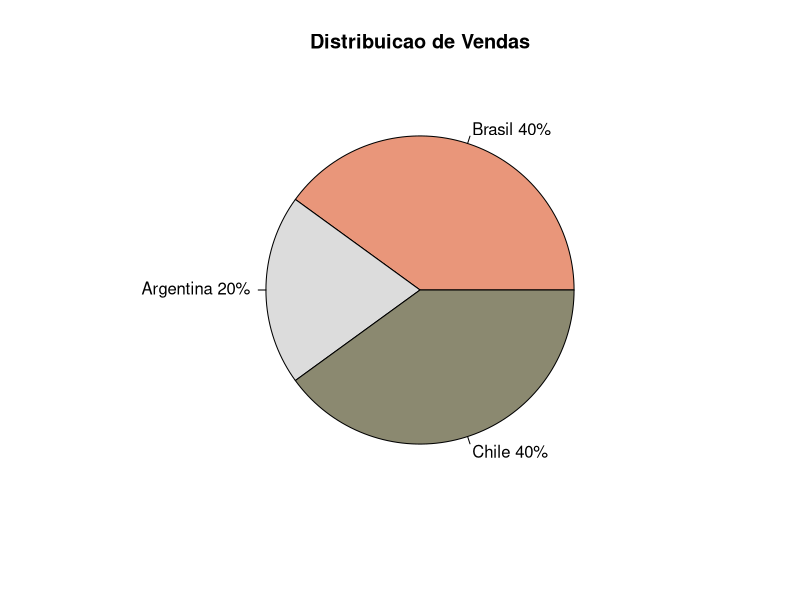
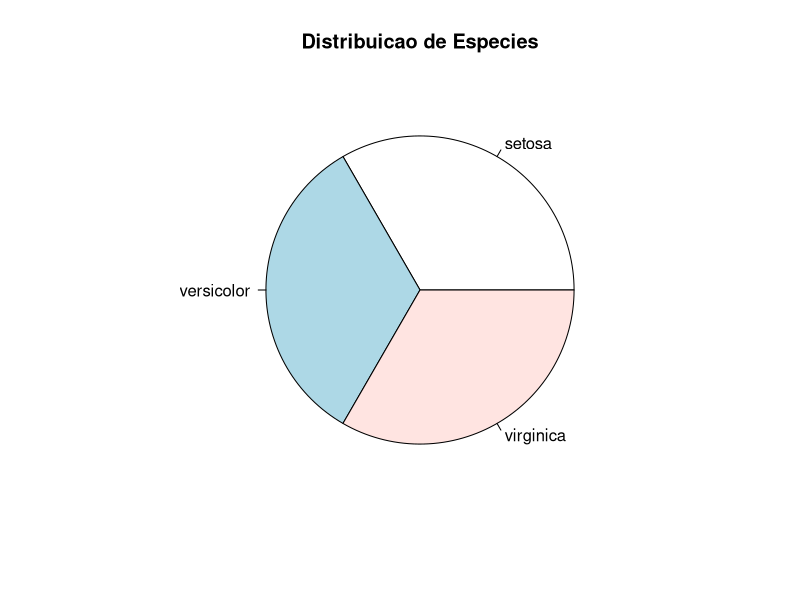
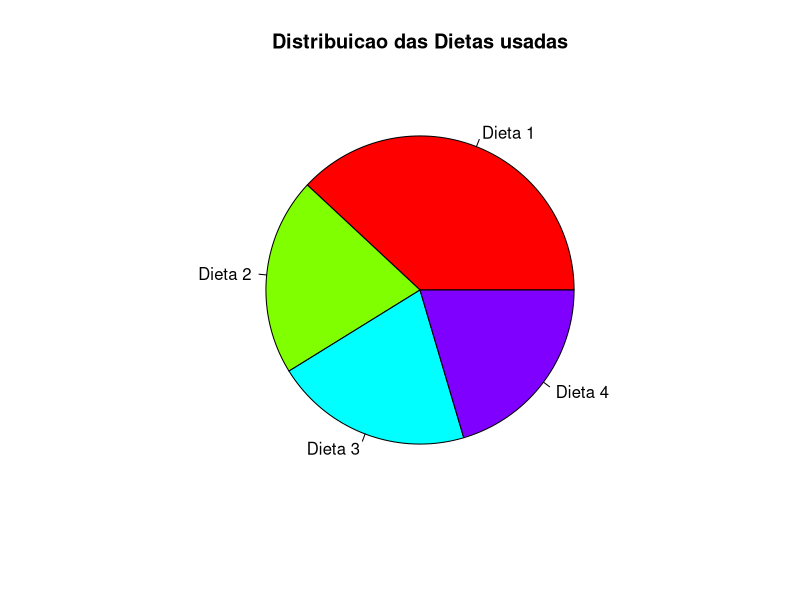
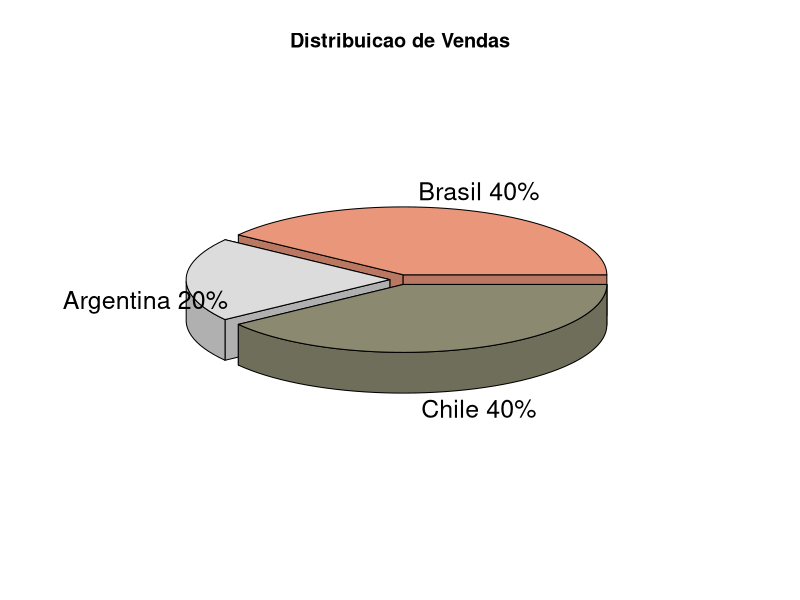
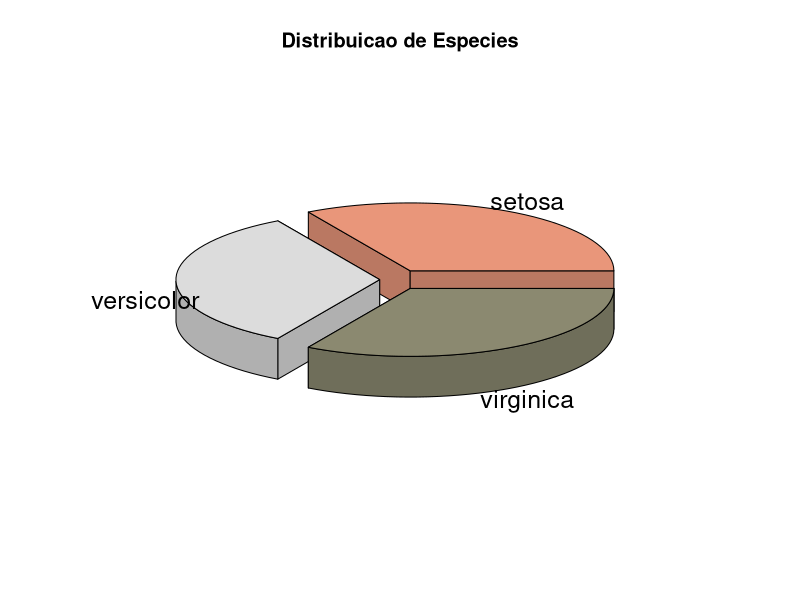
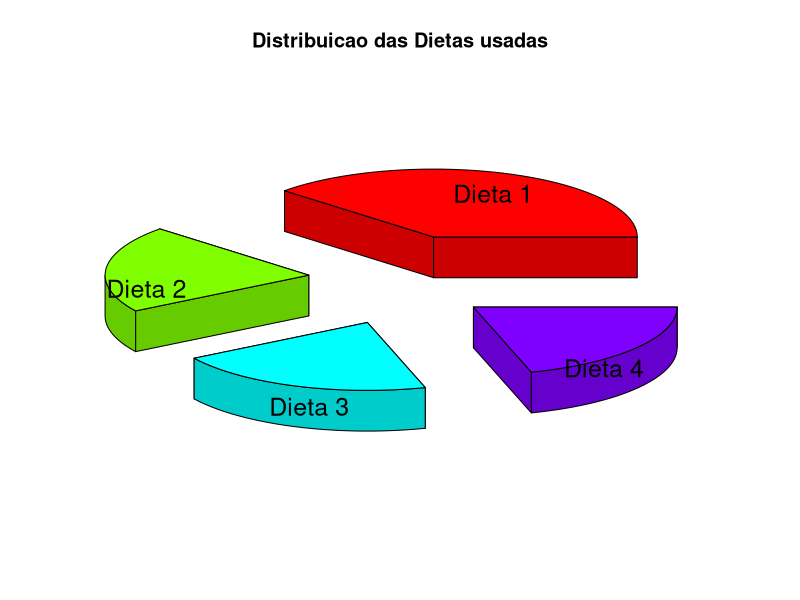
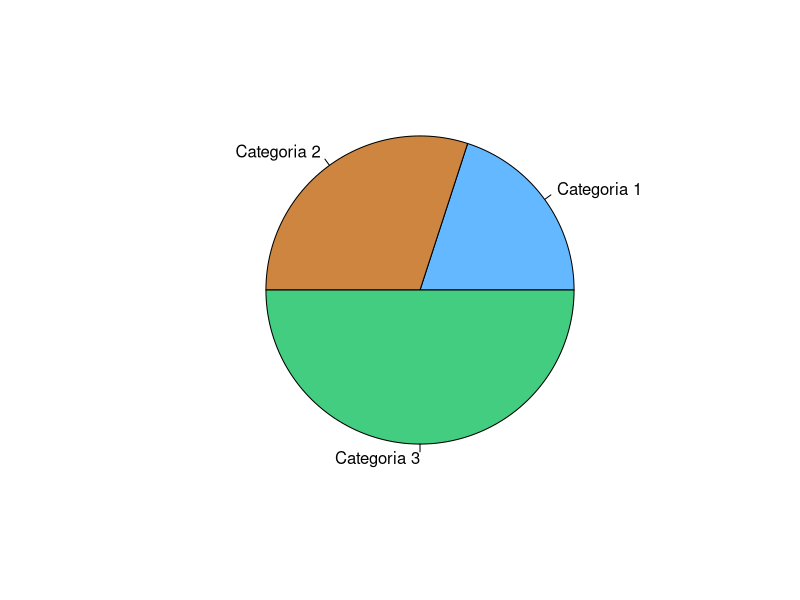
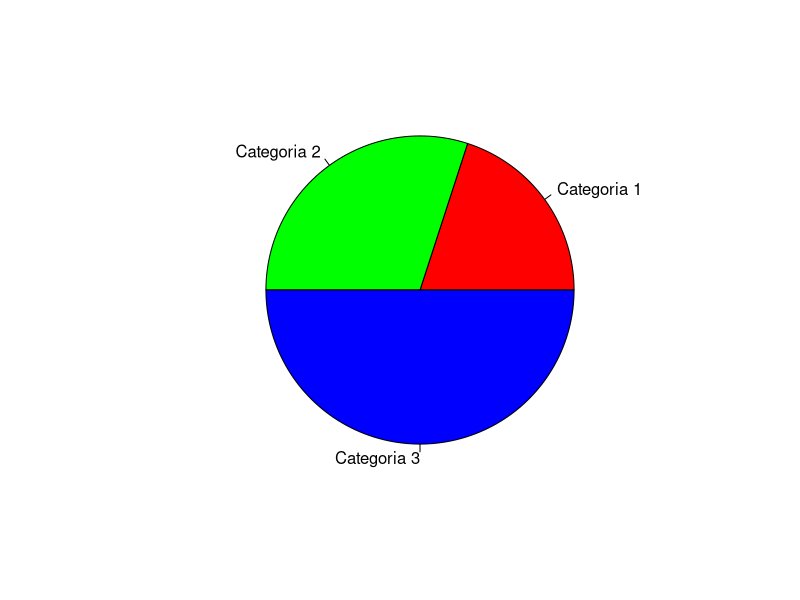

These figures' R source, in order:
# Gráficos em R - Pizza

# Configurando Diretório de Trabalho
setwd("C:/Users/Julia/Desktop/CienciaDeDados/1.Big-Data-Analytics-com-R-e-Microsoft-Azure-Machine-Learning/4.Linguagem-R-Graficos")
getwd()


# Pie chart (gráfico de pizza) é um tipo de gráfico que apresenta dados em formato circular, no qual cada categoria e
# representada por uma fatia da pizza proporcional ao valor absoluto ou relativo daquela categoria em relação ao total.

# Na linguagem R, é possível criar um gráfico de pizza com a função pie().

?pie

# Criando as fatias
fatias = c(40, 20, 40)

# Nomeando os labels
paises <- c('Brasil', 'Argentina', 'Chile')

# Unindo paises e fatias
paises <- paste(paises, fatias) # sep = ' '
paises

# Incluindo mais detalhes no label
paises <- paste(paises, '%', sep = '')
paises

# cores
colors()
cores <- c('darksalmon', 'gainsboro', 'lemonchiffon4')

# Construindo o grafico (labels representam cada fatia)
pie(fatias, labels = paises, col = cores, main = 'Distribuicao de Vendas')



# Trabalhando com dataframes 1

# Exemplo 1
View(iris)

# A função table() é usada na linguagem R para contar a frequência com que valores ocorrem em um vetor, ou combinações de 
# valores em vários vetores. Exemplo: no df iris ele vai mostra quais Especies tem em Species e a quantidade que aparecem

Values <- table(iris$Species)
View(Values)

labels <- paste(names(Values)) # pegando atraves da funcao names() os nomes dos vetores encontrado acima
View(labels)

pie(Values, labels = labels, main = 'Distribuicao de Especies')


# Exemplo 2
View(ChickWeight)

Values2 <- table(ChickWeight$Diet)
View(Values2)

names(Values2) <- c('Dieta 1', 'Dieta 2', 'Dieta 3', 'Dieta 4')
View(Values2)

labels2 <- paste(names(Values2))
View(labels2)

pie(Values2, labels = labels2, col = rainbow(length(labels2)), main = 'Distribuicao das Dietas usadas')



# 3D (explosa e a divisao entre as fatias)
install.packages('plotrix')
library(plotrix)

pie3D(fatias, labels = paises, explode = 0.05,
      col = cores, main = 'Distribuicao de Vendas')

pie3D(Values, labels = labels, explode = 0.10,
      col = cores, main = 'Distribuicao de Especies')

pie3D(Values2, labels = labels2, explode = 0.45,
      col = rainbow(length(labels2)), main = 'Distribuicao das Dietas usadas')


# Exemplo simples

# Neste exemplo, o argumento dados representa os valores absolutos de cada categoria, nomes é um vetor de 
# caracteres com os nomes de cada categoria e col é um vetor de cores que pode ser definido manualmente ou
# usando a função rainbow() para gerar cores em sequência.

# Dados para o gráfico de pizza
dados <- c(20, 30, 50)

# Nomes das categorias
nomes <- c("Categoria 1", "Categoria 2", "Categoria 3")

# Definindo as cores
cores <- c('steelblue1', 'tan3', 'seagreen3')

# Criar grafico de pizza usando as cores do vetor criado
pie(dados, labels = nomes, col = cores)

# Criar gráfico de pizza usando a funcao rainbow()
pie(dados, labels = nomes, col = rainbow(length(dados)))

